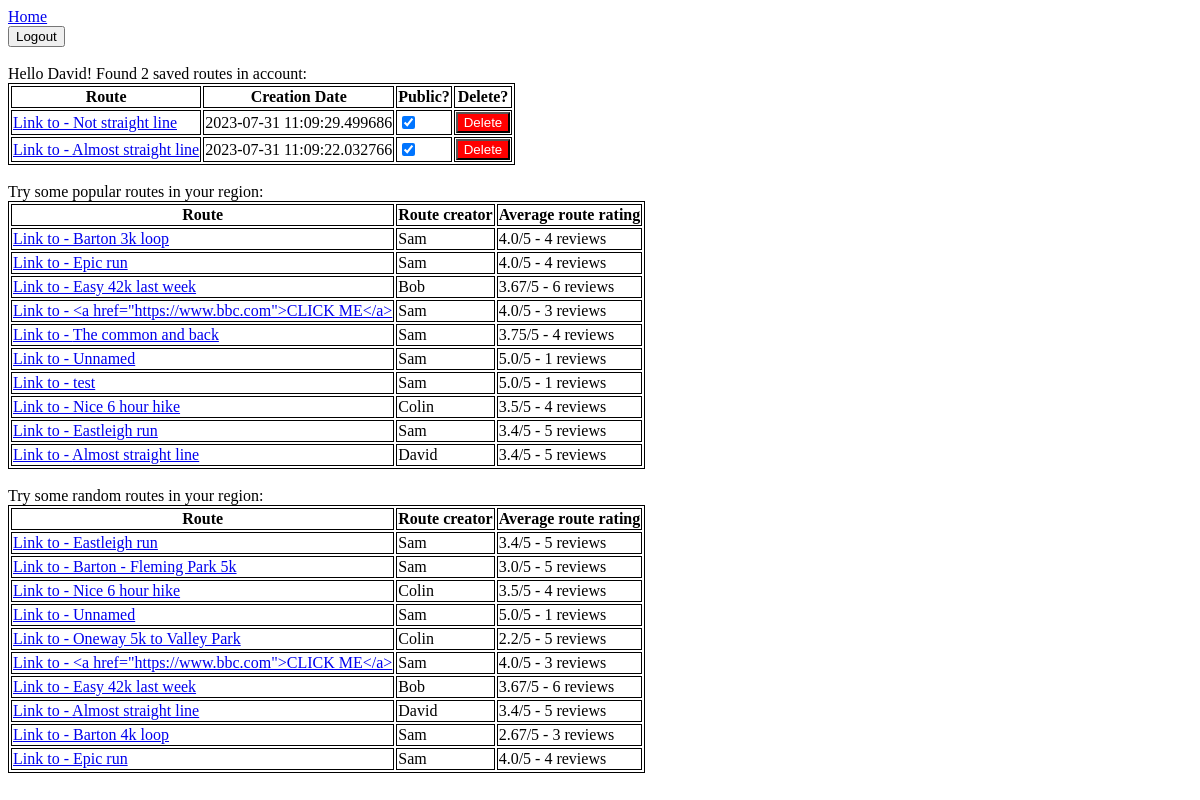
Screenshot of /account (signed in) with the database file from the repository.
### tables this page shows
CREATE TABLE routes(id INTEGER PRIMARY KEY AUTOINCREMENT,timestamp TEXT,route TEXT,username TEXT,route_name TEXT,public INTEGER,FOREIGN KEY(username) REFERENCES accounts(username));

### server.py (the view)
@app.get('/account')
def account():
    if flask_login.current_user.is_authenticated:
        return flask.render_template('account.html',
                                     saved_routes=database.get_all_routes(flask_login.current_user.id),
                                     username=flask_login.current_user.id,
                                     random_routes=database.get_random_routes(),
                                     popular_routes=database.get_popular_routes())
    return flask.redirect('/login')

### database.py (called while the page is built)
def user_exists(username):
    res = cur.execute("SELECT username FROM accounts WHERE username=?", (username,))
    return res.fetchone() is not None

def get_all_routes(username):
    res = cur.execute("SELECT id, timestamp, route, username, route_name, public "
                      "FROM routes "
                      "WHERE username=? "
                      "ORDER BY datetime(timestamp) DESC",
                      (username,))
    return res.fetchall()

def get_random_routes(limit=10):
    res = cur.execute("SELECT id, route, route_name, username, ROUND(AVG(route_ratings.rating),2), COUNT(route_ratings.rating) "
                      "FROM routes, route_ratings "
                      "WHERE routes.id=route_ratings.route_id "
                      "AND public = 1 "
                      "GROUP BY routes.id "
                      "ORDER BY RANDOM() "
                      "LIMIT ?",
                      (limit,))
    return res.fetchall()

def get_popular_routes(limit=10, dummy_rating=3, dummy_rating_count=10):
    res = cur.execute(
        "SELECT routes.id, routes.route, routes.route_name, routes.username, ROUND(AVG(route_ratings.rating),2), COUNT(route_ratings.rating) "
        "FROM routes, route_ratings "
        "WHERE public = 1 "
        "AND routes.id = route_ratings.route_id "
        "GROUP BY routes.id "
        "ORDER BY "
        "     IFNULL(1.0*(SUM(route_ratings.rating) + ?*?)/(COUNT(route_ratings.rating)+?)"
        "     ,-100) DESC, RANDOM() "
        "LIMIT ? ",
        (dummy_rating, dummy_rating_count, dummy_rating_count, limit))
    return res.fetchall()

### server.py (called while the page is built)
@login_manager.user_loader
def user_loader(username):
    if not database.user_exists(username):
        return
    user = User()
    user.id = username
    return user

### server/templates/account.html (shortened to what this page needs)
<!DOCTYPE html>
<html lang="en" style="height:100%">
    <head>
        <link rel="stylesheet" href="/static/shared.css">
    </head>
    <body>
        <a href="/">Home</a>
        <br>
        <form action="/logout">
            <input type="submit" value="Logout"/>
        </form>
        <br>
        Hello {{ username }}! Found {{ saved_routes|length }} saved routes in account:
        <br>
        <table>
            <th>Route</th>
            <th>Creation Date</th>
            <th>Public?</th>
            <th>Delete?</th>
            {% for route in saved_routes %}
                <tr>
                    <td>
                        <a href="/view/{{ route[0] }}">Link to - {{ route[4] }}</a>
                    </td>
                    <td>
                        {{ route[1] }}
                    </td>
                    <td>
                        <input id={{ "public-checkbox" ~ route[0]}} type="checkbox"/>
                    </td>
                    <td>
                        <button class="red-only-button" onclick="open_dialog({{ route[0] }});">Delete</button>
                    </td>
                </tr>
            {% endfor %}
        </table>
        <br>
        Try some popular routes in your region:
        <table>
            <th>Route</th>
            <th>Route creator</th>
            <th>Average route rating</th>
            {% for route in popular_routes %}
                <tr>
                <td>
                    <a href="/view/{{ route[0] }}">Link to - {{ route[2] }}</a>
                </td>
                <td>
                    {{ route[3] }}
                </td>
                <td>
                    {{ route[4] }}/5 - {{ route[5] }} reviews
                </td>
                </tr>
            {% endfor %}
        </table>
        <br>
        Try some random routes in your region:
        <table>
            <th>Route</th>
            <th>Route creator</th>
            <th>Average route rating</th>
            {% for route in random_routes %}
                <tr>
                <td>
                    <a href="/view/{{ route[0] }}">Link to - {{ route[2] }}</a>
                </td>
                <td>
                    {{ route[3] }}
                </td>
                <td>
                    {{ route[4] }}/5 - {{ route[5] }} reviews
                </td>
                </tr>
            {% endfor %}
        </table>    </body>
</html>

### server/static/shared.css (style rules this page uses)
.red-only-button { background-color: red; color: white; }

### server/templates/account.html (style rules this page uses)
table, th, td { border:1px solid black; }

### rows the page displays
routes: route_name "Not straight line", timestamp "2023-07-31 11:09:29.499686"
routes: route_name "Almost straight line", timestamp "2023-07-31 11:09:22.032766", username "David", route "3.4", route "5"
routes: route_name "Barton 3k loop", username "Sam", route "4.0", route "4"
routes: route_name "Epic run", username "Sam", route "4.0", route "4"
routes: route_name "Easy 42k last week", username "Bob", route "3.67", route "6"
routes: route_name "<a href=\"https://www.bbc.com\">CLICK ME</a>", username "Sam", route "4.0", route "3"
routes: route_name "The common and back", username "Sam", route "3.75", route "4"
routes: route_name "Unnamed", username "Sam", route "5.0", public "1"
routes: route_name "test", username "Sam", route "5.0", public "1"
routes: route_name "Nice 6 hour hike", username "Colin", route "3.5", route "4"
routes: route_name "Eastleigh run", username "Sam", route "3.4", route "5"
routes: route_name "Barton - Fleming Park 5k", username "Sam", route "3.0", route "5"
routes: route_name "Oneway 5k to Valley Park", username "Colin", route "2.2", route "5"
routes: route_name "Barton 4k loop", username "Sam", route "2.67", route "3"

### other values shown
{{ username }} "David"
{{ saved_routes|length }} "2"
